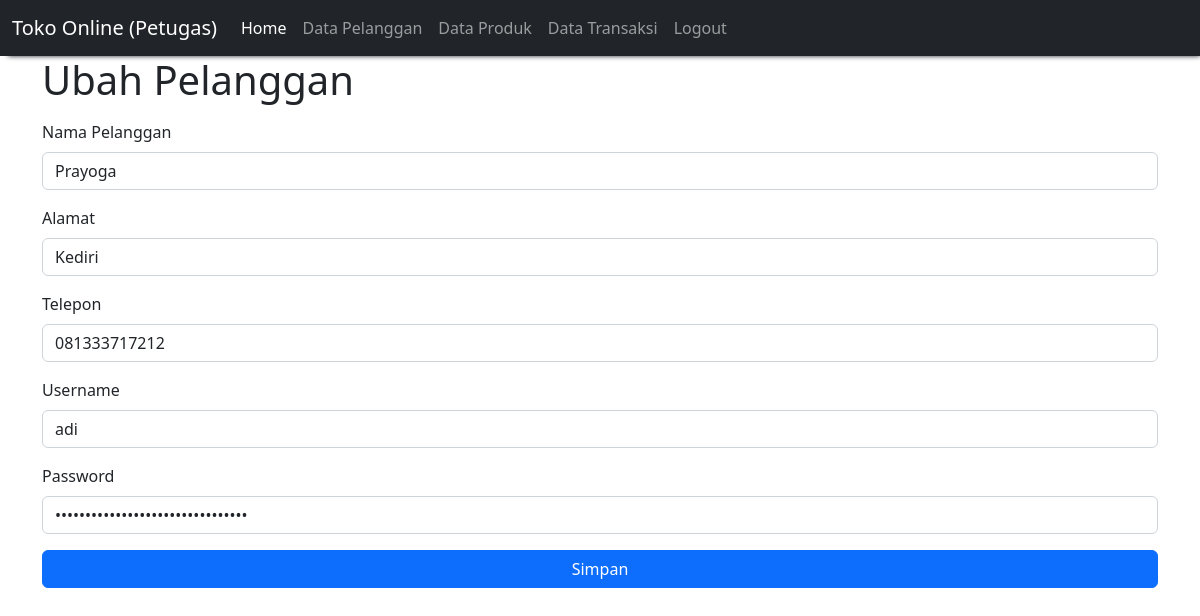
The page /petugas/ubah_pelanggan.php?id=4 on the database its author committed.
### tables this page shows
CREATE TABLE `user` (
  `id` int(11) NOT NULL,
  `nama` varchar(50) NOT NULL,
  `alamat` text NOT NULL,
  `telp` varchar(50) NOT NULL,
  `username` varchar(50) NOT NULL,
  `password` varchar(255) NOT NULL,
  `role` enum('admin','petugas','pelanggan') NOT NULL
);

### petugas/ubah_pelanggan.php (the view, shortened to what this page needs)
<?php
  include 'navbar.php';
?>
<!doctype html>
<html lang="en">
<head>
  <link href="https://cdn.jsdelivr.net/npm/bootstrap@5.2.0/dist/css/bootstrap.min.css" rel="stylesheet">
</head>
<body>
    <?php
    include "koneksi.php";
    $qry_get_user = mysqli_query($conn, "select * from user where id = '".$_GET['id']."'");
    $dt_user = mysqli_fetch_array($qry_get_user);
    ?>
    <div class="container">
    <h1>Ubah Pelanggan</h1>
    <form action="proses_ubah_pelanggan.php" method="post">
        <div class="mb-3">
          <label for="nama" class="form-label">Nama Pelanggan</label>
          <input type="text" class="form-control" id="nama" name="nama" value="<?= $dt_user['nama'] ?>" required>
        </div>
        <div class="mb-3">
          <label for="alamat" class="form-label">Alamat</label>
          <input type="text" class="form-control" id="alamat" name="alamat" value="<?= $dt_user['alamat'] ?>" required>
        </div>
        <div class="mb-3">
          <label for="telepon" class="form-label">Telepon</label>
          <input type="number" class="form-control" id="telp" name="telp" value="<?= $dt_user['telp'] ?>" required>
        </div>
        <div class="mb-3">
          <label for="username" class="form-label">Username</label>
          <input type="text" class="form-control" id="username" name="username" value="<?= $dt_user['username'] ?>" required>
        </div>
        <div class="mb-3">
          <label for="password" class="form-label">Password</label>
          <input type="password" class="form-control" id="password" name="password" value="<?= $dt_user['password'] ?>" required>
        </div>
        <input type="submit" value="Simpan" class="btn btn-primary w-100">
    </form>
  </div>
</body>
</html>

### rows shown on the page
user: nama "Prayoga", alamat "Kediri", telp "081333717212", username "adi"
